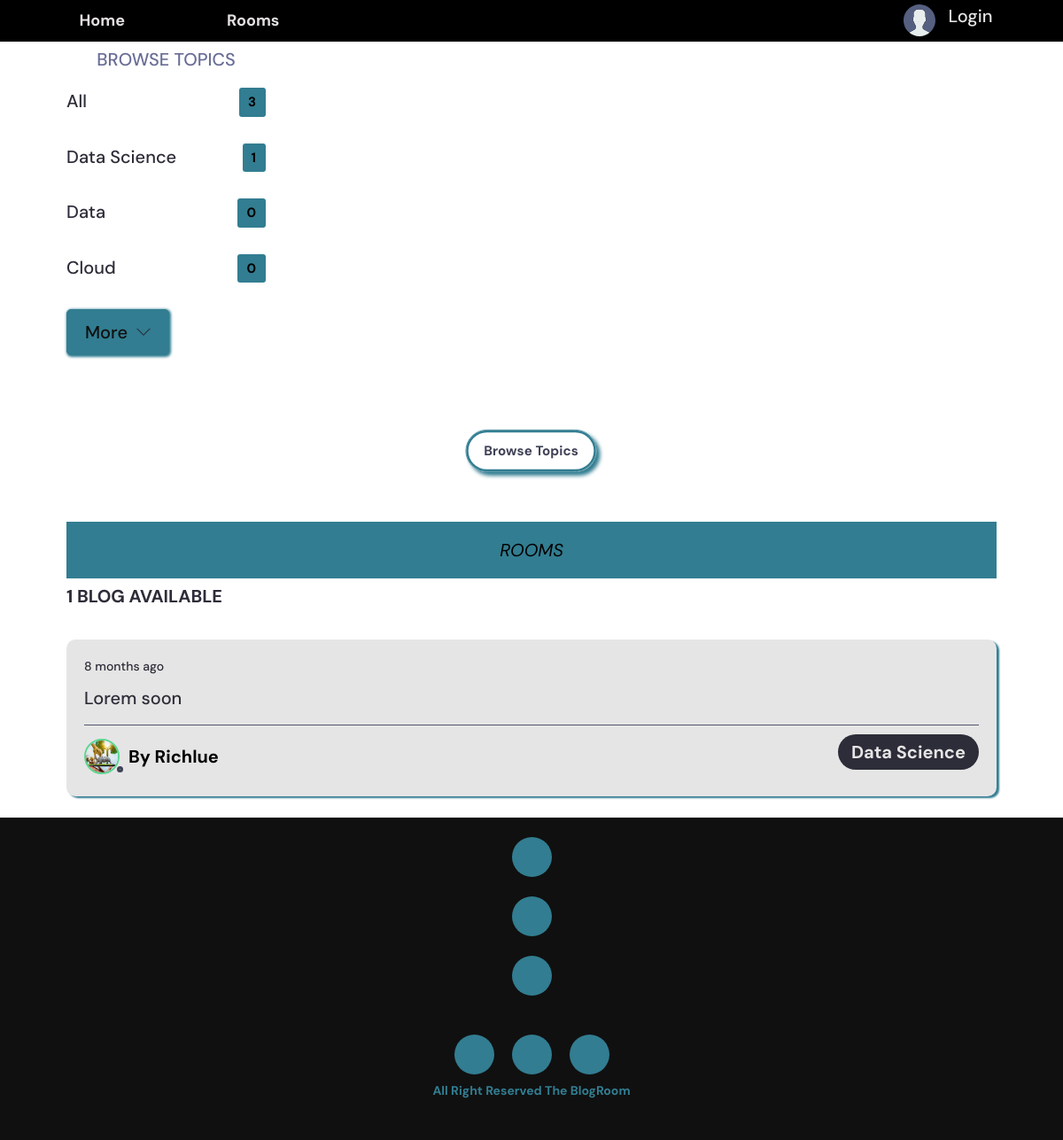
The page /bloglist/ on the database its author committed.
### base/models.py (models this page shows, shortened)
class Topic(models.Model):
    name = models.CharField(max_length=200)

class Blog(models.Model):
    host = models.ForeignKey(User, on_delete=models.SET_NULL, null=True)
    topic = models.ForeignKey(Topic, on_delete=models.SET_NULL, null=True)
    paragraph = RichTextField(blank=True, null=True)
    likes = models.ManyToManyField(User, related_name='blog_posts')
    description = models.TextField(null=True, blank=True)
    participants = models.ManyToManyField(User, related_name='participants', blank=True)
    updated = models.DateTimeField(auto_now=True)
    created = models.DateTimeField(auto_now_add=True)
    class Meta:
        ordering = ['-updated', '-created']

class User(AbstractUser):
    name = models.CharField(max_length=200, null=True)
    email = models.EmailField(unique=True, null=True)
    bio = models.TextField(null=True)
    avatar = models.ImageField(null=True, default="avatar.svg")
    USERNAME_FIELD = 'email'
    REQUIRED_FIELDS = []

### base/views.py (the view)
# urls.py: path('bloglist/', views.blogList, name="bloglist"),
def blogList(request):
    q = request.GET.get('q') if request.GET.get('q') != None else ''
    blogs = Blog.objects.filter(
        Q(topic__name__icontains=q) |
        Q(description__icontains=q)
    )
    topics = Topic.objects.all()[0:20]
    blog_count = blogs.count()
    context = {'blogs': blogs, 'topics': topics,
               'blog_count': blog_count}
    return render(request, 'base/bloglist.html', context)

### base/templates/base/bloglist.html (shortened to what this page needs)
{% extends 'main.html' %}
{% block content %}
<main class="layout layout--3">
  <div class="container">
    {% include 'base/topics_component.html' %}
    <div class="roomList">
      <div class="mobile-menu">
        <div class="mobile-menuItems">
          <a class="btn btn--main btn--pill" href="{% url 'topics' %}">Browse Topics</a>
        </div>
      </div>
      <h2 class="room_listing_header">ROOMS</h2>
        <div class="roomList__header">
          <div>
            <p>{{blog_count}} Blog available</p>
          </div>
        </div>
      {% include 'base/feed_component.html' %}
    </div>
  </div>
</main>
{% endblock content %}

### base/templates/base/topics_component.html
<div class="topics">
    <div class="topics__header">
        <h2>Browse Topics</h2>
    </div>
    <ul class="topics__list">
        <li>
            <a href="{% url 'bloglist' %}" class="active">All <span>{{topics.count}}</span></a>
        </li>
        {% for topic in topics %}
        <li>
            <a href="{% url 'bloglist' %}?q={{topic.name}}">{{topic.name}}<span>{{topic.blog_set.all.count}}</span></a>
        </li>
        {% endfor %}
    </ul>
    <a class="btn btn--link" href="{% url 'topics' %}">
        More
        <svg version="1.1" xmlns="http://www.w3.org/2000/svg" width="32" height="32" viewBox="0 0 32 32">
            <title>chevron-down</title>
            <path d="M16 21l-13-13h-3l16 16 16-16h-3l-13 13z"></path>
        </svg>
    </a>
</div>

### base/templates/base/feed_component.html (shortened to what this page needs)
{% for blog in blogs %}
<div class="roomListRoom">
    <div class="roomListRoom__header">
        <div class="roomListRoom__actions">
            <span>{{blog.created|timesince}} ago</span>
        </div>
    </div>
    <div class="roomListRoom__content">
        <a href="{% url 'blog' blog.id %}">{{blog.description}}</a>
    </div>
    <div class="roomListRoom__meta">
        <a href="#" class="roomListRoom__joined">
            <div class="avatar avatar--medium active">
                <img src="{{blog.host.avatar.url}}">
                </div>
            <span class="host_name"> By {{blog.host.name}}</span>
        </a>
        <p class="roomListRoom__topic">{{blog.topic.name}}</p>
    </div>
</div>
{% endfor %}

### rows shown on the page
Topic: name "Data Science", blog_set.all.count "1"
Topic: name "Data", blog_set.all.count "0"
Topic: name "Cloud", blog_set.all.count "0"
Blog: created "8 months", description "Lorem soon", host.avatar (picture), host.name "Richlue", topic.name "Data Science"

### other values the page prints
{{ topics.count }} "3"
{{ blog_count }} "1"
